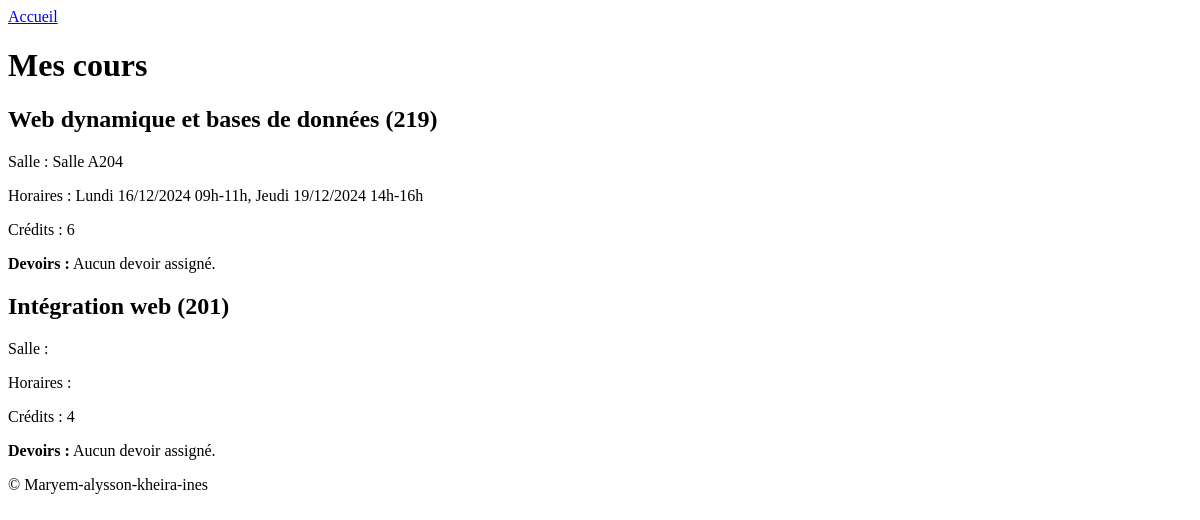
The page /cours-enseignants.php (signed in) on the database as committed earlier.
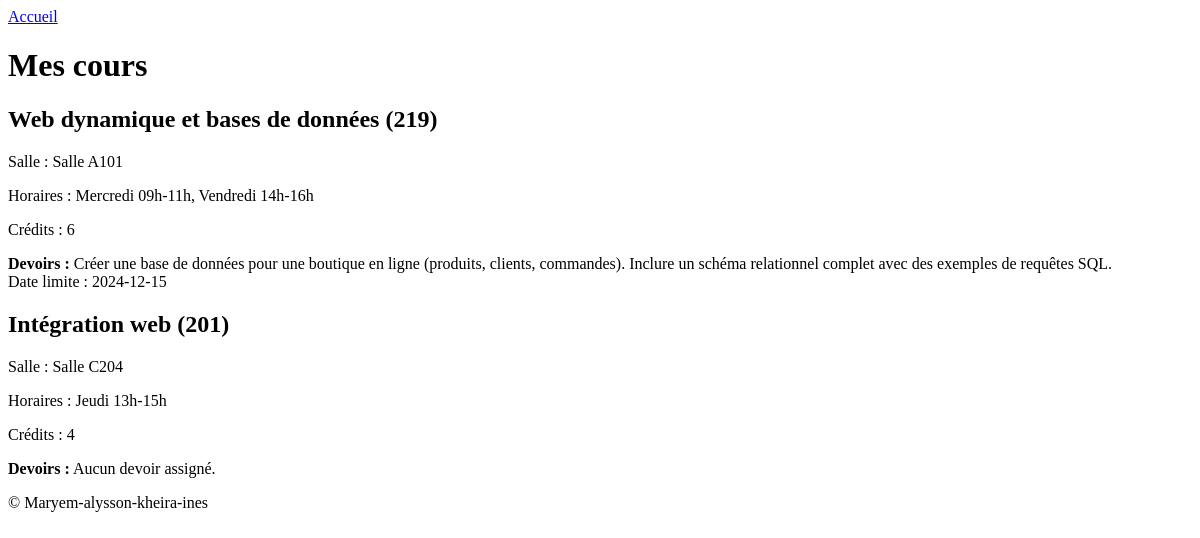
The same page on the database as committed later.
### tables this page shows
CREATE TABLE `cours` (
  `id` int(11) NOT NULL,
  `nom` varchar(255) NOT NULL,
  `code` int(11) NOT NULL,
  `credits` int(11) NOT NULL,
  `formation` enum('LP','DEUST','BOTH') DEFAULT 'BOTH',
  `horaires_dates` text DEFAULT NULL,
  `salle_classe` varchar(255) DEFAULT NULL,
  `semestre` int(1) NOT NULL
);

CREATE TABLE `devoirs` (
  `id_devoir` int(11) NOT NULL,
  `id_cours` int(11) NOT NULL,
  `description` text NOT NULL,
  `date_limite` date NOT NULL,
  `modifiable` tinyint(1) DEFAULT 1
);

### cours-enseignants.php (the view, shortened to what this page needs)
<?php
include('inc.connexion.php');
$id_prof = $_SESSION['user_id'];
$sql = "SELECT c.id, c.nom AS cours_nom, c.code, c.credits, c.horaires_dates, c.salle_classe,
                d.description AS devoir_description, d.date_limite AS devoir_date_limite
        FROM cours c
        JOIN cours_enseignants ce ON c.id = ce.id_cours
        LEFT JOIN devoirs d ON c.id = d.id_cours
        WHERE ce.id_prof = ?";
$stmt = $bdd->prepare($sql);
$stmt->execute([$id_prof]);
$cours = $stmt->fetchAll(PDO::FETCH_ASSOC);
?>
<!DOCTYPE html>
<html lang="fr">
<head>
</head>
<body>
    <header>
        <a href="index.php">Accueil</a>
    </header>
    <div class="cours-enseignant-container">
        <h1>Mes cours</h1>
        <?php if (empty($cours)): ?>
            <p>Aucun cours associé à cet enseignant.</p>
        <?php else: ?>
            <?php foreach ($cours as $course): ?>
                <div class="cours-enseignant">
                    <h2><?= htmlspecialchars($course['cours_nom']) ?> (<?= htmlspecialchars($course['code']) ?>)</h2>
                    <p>Salle : <?= htmlspecialchars($course['salle_classe']) ?></p>
                    <p>Horaires : <?= htmlspecialchars($course['horaires_dates']) ?></p>
                    <p>Crédits : <?= htmlspecialchars($course['credits']) ?></p>
                    <p><strong>Devoirs :</strong>
                    <?php
                        if (isset($course['devoir_description']) && !empty($course['devoir_description'])) {
                            echo htmlspecialchars($course['devoir_description']) . "<br>";
                            echo "Date limite : " . htmlspecialchars($course['devoir_date_limite']);
                        } else {
                            echo 'Aucun devoir assigné.';
                        }
                    ?>
                </p>
                                </div>
            <?php endforeach; ?>
        <?php endif; ?>
    </div>
    <footer>
        <p>&copy; Maryem-alysson-kheira-ines</p>
    </footer>
</body>
</html>

Rows that differ between the two databases and show on the page:
no longer on this page (row edited): cours: nom "Web dynamique et bases de données", code "219", salle_classe "Salle A204", horaires_dates "Lundi 16/12/2024 09h-11h, Jeudi 19/12/2024 14h-16h", credits "6", shows "Aucun devoir assigné."
added devoirs: id_cours.nom "Web dynamique et bases de données", id_cours.code "219", id_cours.salle_classe "Salle A101", id_cours.horaires_dates "Mercredi 09h-11h, Vendredi 14h-16h", id_cours.credits "6", description "Créer une base de données pour une boutique en ligne (produits, clients, commandes). Inclure un schéma relationnel complet avec des exemples de requêtes SQL.", date_limite "2024-12-15"
changed cours "Intégration web": salle_classe (not shown) → "Salle C204"; horaires_dates (not shown) → "Jeudi 13h-15h"
